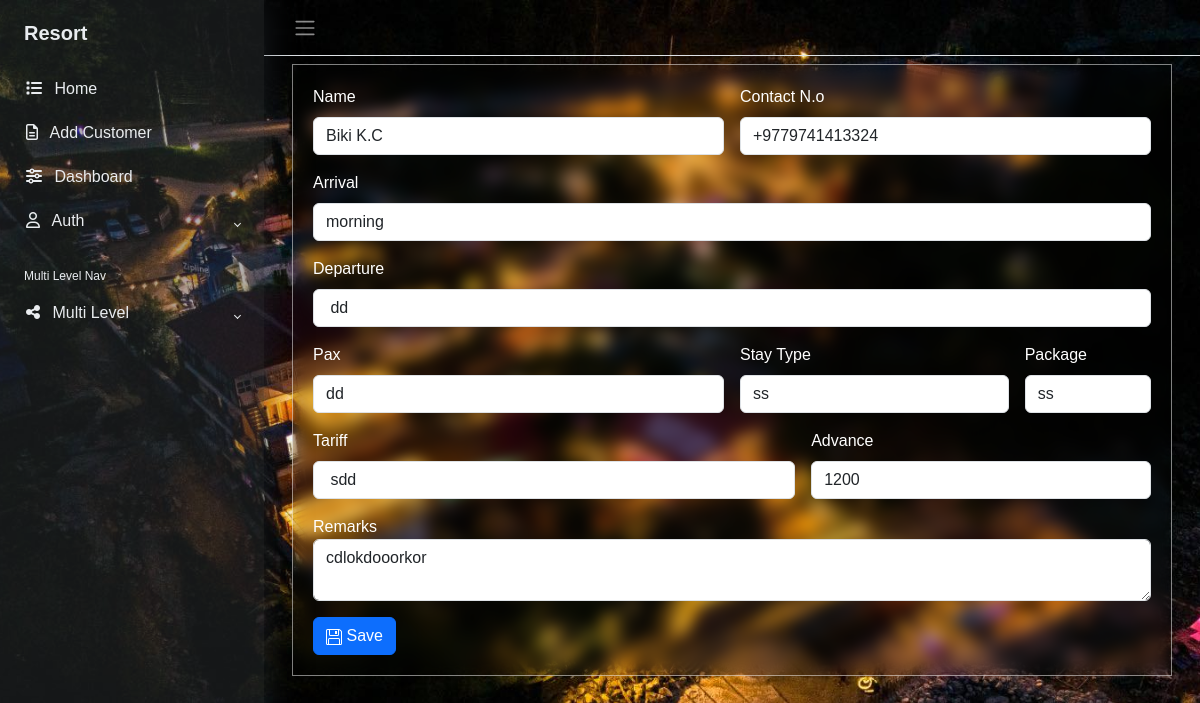
/update/3, run on an earlier commit of the app's database.
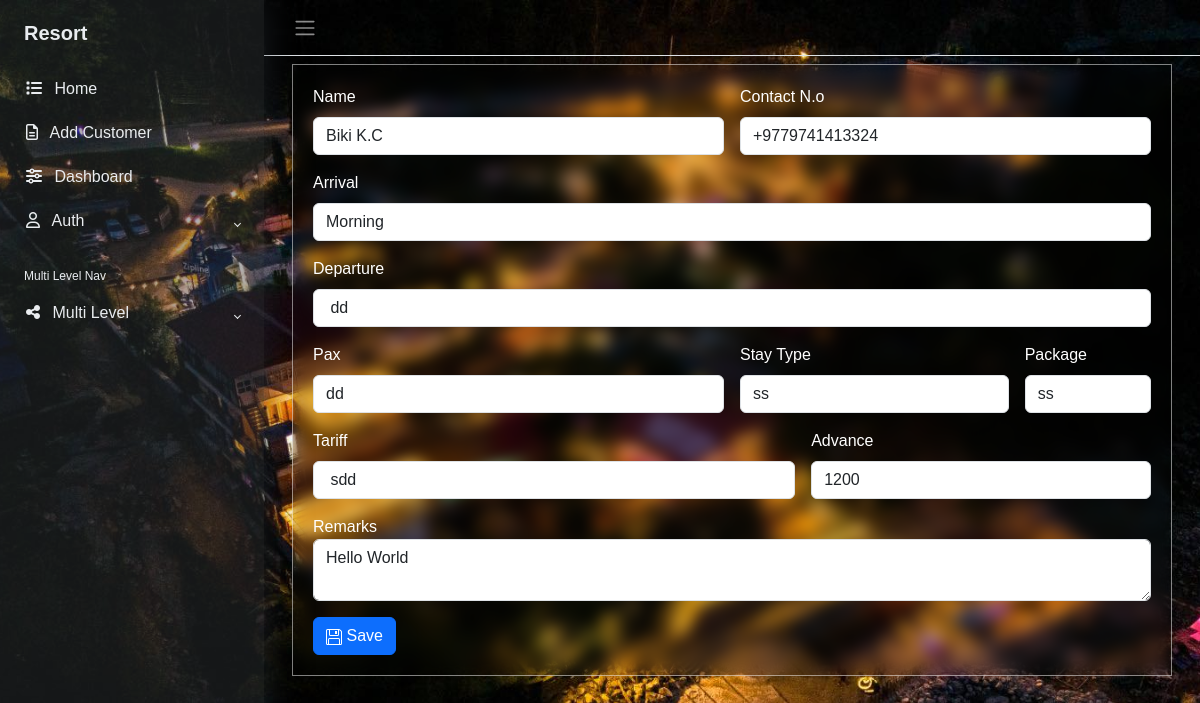
And on a later commit of the database.
### app/models.py (models this page shows, shortened)
class CustomerModel(models.Model):
    name=models.CharField(max_length=100,default=' ')
    contact=PhoneNumberField(region='NP')
    arrivals=models.CharField(max_length=200,default=" ")
    departure=models.CharField(max_length=100,default=' ')
    pax=models.CharField(max_length=100,default=' ')
    stay_type=models.CharField(max_length=100,default=' ')
    package=models.CharField(max_length=200,default=' ')
    tariff=models.CharField(max_length=100,default=' ')
    advance=models.IntegerField(default=0)
    remarks=models.TextField()

### app/views.py (the view, shortened to what this page needs)
# urls.py: path('update/<int:id>',views.update,name='update'),
def update(request,id):
    data=get_object_or_404(CustomerModel, id=id)
    return render(request,'update.html',{'data':data})

### app/templates/update.html (shortened to what the changed rows need)
{% include "header.html" %}
        <div class="main">
            <main class="content px-3 py-2">
                <div class="container-fluid">
                    <div class="mb-3">
                        <div class="login-wrapper">
                            <form class="row g-3" method='POST'>
                                <div class="col-md-6">
                                    <label for="inputEmail4" class="form-label">Name</label>
                                    <input type="text" style="background-color:white;" class="form-control" id="inputEmail4" name="name" value="{{data.name}}">
                                </div>
                                <div class="col-md-6">
                                    <label for="inputPassword4" class="form-label">Contact N.o</label>
                                    <input type="text" style="background-color:white;" class="form-control" id="inputPassword4" name='contact' value="{{data.contact}}">
                                </div>
                                <div class="col-12">
                                    <label for="inputAddress" class="form-label">Arrival</label>
                                    <input type="text" style="background-color:white;" class="form-control" id="inputAddress" name="arrival" value="{{data.arrivals}}"
                                        >
                                </div>
                                <div class="col-12">
                                    <label for="inputAddress2" class="form-label">Departure</label>
                                    <input type="text" style="background-color:white;" class="form-control" id="inputAddress2" name='departure' value="{{data.departure}}"
                                        >
                                </div>
                                <div class="col-md-6">
                                    <label for="inputCity" class="form-label">Pax</label>
                                    <input type="text" style="background-color:white;" class="form-control" id="inputCity" name='pax' value="{{data.pax}}">
                                </div>
                                <div class="col-md-4">
                                    <label for="inputState" class="form-label">Stay Type</label>
                                    <input type="text" style="background-color:white;" class="form-control" name='stay_type' value="{{data.stay_type}}">
                                </div>
                                <div class="col-md-2">
                                    <label for="inputZip" class="form-label">Package</label>
                                    <input type="text" style="background-color:white;" class="form-control" id="inputZip" name='package' value="{{data.package}}">
                                </div>
                                <div class="col-md-7">
                                    <label for="inputCity" class="form-label">Tariff</label>
                                    <input type="text" style="background-color:white;" class="form-control" id="inputCity" name='tariff' value="{{data.tariff}}">
                                </div>
                                <div class="col-md-5">
                                    <label for="inputZip" class="form-label">Advance</label>
                                    <input type="number" style="background-color:white;" class="form-control" id="inputZip" name='advance' value="{{data.advance}}">
                                </div>
                                <div class="col-md-12">
                                        <label for="floatingTextarea">Remarks</label>
                                        <textarea class="form-control"
                                            id="floatingTextarea"  name='remarks' >{{data.remarks}}</textarea>
                                </div>
                            </form>
                        </div>
                    </div>
            </main>
        </div>
    </div>
{% include "footer.html" %}

What changed in the data, as far as the page shows it:
changed CustomerModel "Biki K.C": arrival "morning" → "Morning"; remarks "cdlokdooorkor" → "Hello World"
